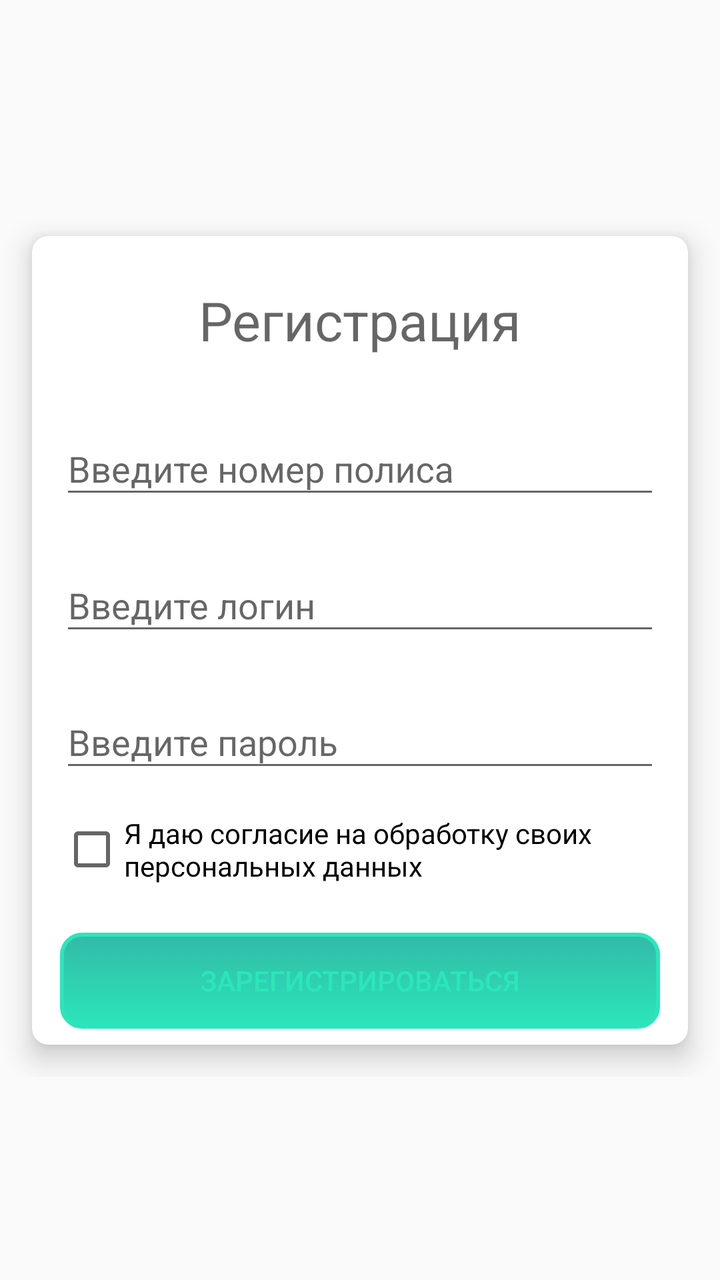
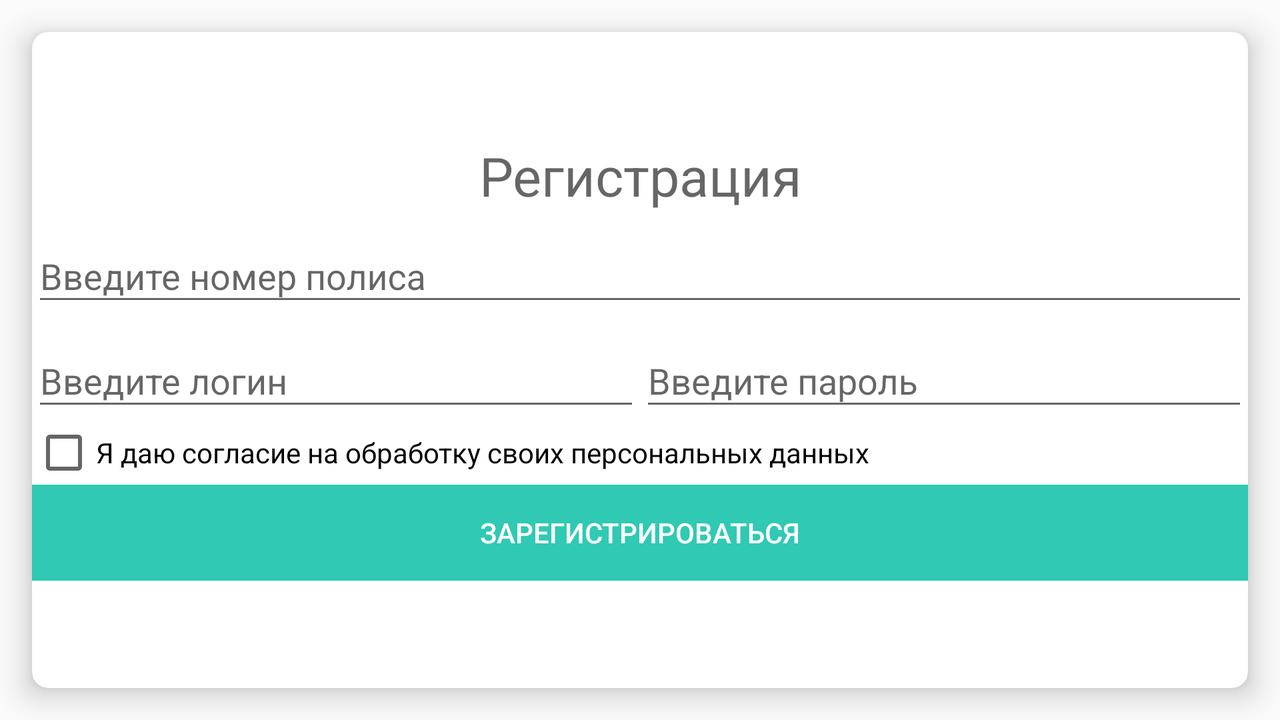

First picture: res/layout/ on a phone held upright. Second picture: the repository's own variant of that layout, on a device whose configuration matches the variant's folder. Source for both follows.
<!-- AndroidManifest.xml: application theme AppTheme -->
<!-- res/layout/activity_user_registration.xml -->
<?xml version="1.0" encoding="utf-8"?>
<android.support.constraint.ConstraintLayout xmlns:android="http://schemas.android.com/apk/res/android"
    xmlns:app="http://schemas.android.com/apk/res-auto"
    xmlns:tools="http://schemas.android.com/tools"
    android:layout_width="match_parent"
    android:layout_height="match_parent"
    tools:context=".user_registration">

    <ScrollView
        android:layout_width="fill_parent"
        android:layout_height="wrap_content"
        app:layout_constraintBottom_toBottomOf="parent"
        app:layout_constraintTop_toTopOf="parent">

        <android.support.v7.widget.CardView
            android:layout_width="match_parent"
            android:layout_height="wrap_content"
            android:layout_gravity="center"
            android:layout_margin="16dp"
            app:cardCornerRadius="8dp"
            app:cardElevation="8dp">

            <android.support.constraint.ConstraintLayout
                android:layout_width="match_parent"
                android:layout_height="match_parent">

                <TextView
                    android:id="@+id/textView"
                    android:layout_width="wrap_content"
                    android:layout_height="wrap_content"
                    android:layout_marginEnd="8dp"
                    android:layout_marginStart="8dp"
                    android:layout_marginTop="24dp"
                    android:text="Регистрация"
                    android:textAppearance="@style/TextAppearance.AppCompat.Display1"
                    android:textSize="27sp"
                    app:layout_constraintEnd_toEndOf="parent"
                    app:layout_constraintStart_toStartOf="parent"
                    app:layout_constraintTop_toTopOf="parent" />

                <android.support.design.widget.TextInputLayout
                    android:id="@+id/textInputLayout3"
                    android:layout_width="wrap_content"
                    android:layout_height="wrap_content"
                    android:layout_marginEnd="8dp"
                    android:layout_marginStart="8dp"
                    android:layout_marginTop="24dp"
                    app:layout_constraintEnd_toEndOf="parent"
                    app:layout_constraintStart_toStartOf="parent"
                    app:layout_constraintTop_toBottomOf="@+id/textView">

                    <EditText
                        android:id="@+id/reg_PolicyNumber"
                        android:layout_width="300dp"
                        android:layout_height="wrap_content"
                        android:hint="Введите номер полиса"
                        android:inputType="number"
                        android:maxLength="16"></EditText>

                </android.support.design.widget.TextInputLayout>

                <android.support.design.widget.TextInputLayout
                    android:id="@+id/textInputLayout12"
                    android:layout_width="wrap_content"
                    android:layout_height="wrap_content"
                    android:layout_marginEnd="8dp"
                    android:layout_marginStart="8dp"
                    android:layout_marginTop="16dp"
                    app:layout_constraintEnd_toEndOf="parent"
                    app:layout_constraintStart_toStartOf="parent"
                    app:layout_constraintTop_toBottomOf="@+id/textInputLayout3">

                    <EditText
                        android:id="@+id/reg_Login"
                        android:layout_width="300dp"
                        android:layout_height="wrap_content"
                        android:hint="Введите логин"
                        android:inputType="textPersonName"
                        android:maxLength="30"></EditText>

                </android.support.design.widget.TextInputLayout>

                <android.support.design.widget.TextInputLayout
                    android:id="@+id/textInputLayout13"
                    android:layout_width="wrap_content"
                    android:layout_height="wrap_content"
                    android:layout_marginEnd="8dp"
                    android:layout_marginStart="8dp"
                    android:layout_marginTop="16dp"
                    app:layout_constraintEnd_toEndOf="parent"
                    app:layout_constraintStart_toStartOf="parent"
                    app:layout_constraintTop_toBottomOf="@+id/textInputLayout12">

                    <EditText
                        android:id="@+id/reg_Password"
                        android:layout_width="300dp"
                        android:layout_height="wrap_content"
                        android:hint="Введите пароль"
                        android:inputType="textVisiblePassword"
                        android:maxLength="30"></EditText>

                </android.support.design.widget.TextInputLayout>

                <CheckBox
                    android:id="@+id/PersonalDataBOX"
                    android:layout_width="300dp"
                    android:layout_height="wrap_content"
                    android:layout_marginEnd="8dp"
                    android:layout_marginStart="8dp"
                    android:layout_marginTop="16dp"
                    android:text="Я даю согласие на обработку своих персональных данных"
                    app:layout_constraintEnd_toEndOf="parent"
                    app:layout_constraintStart_toStartOf="parent"
                    app:layout_constraintTop_toBottomOf="@+id/textInputLayout13" />

                <Button
                    android:id="@+id/PushRegister"
                    style="@style/Widget.AppCompat.Button.Borderless.Colored"
                    android:layout_width="300dp"
                    android:layout_height="wrap_content"
                    android:layout_marginBottom="8dp"
                    android:layout_marginEnd="8dp"
                    android:layout_marginStart="8dp"
                    android:layout_marginTop="24dp"
                    android:background="@drawable/border"
                    android:onClick="onClickRegisterButton"
                    android:text="Зарегистрироваться"
                    app:layout_constraintBottom_toBottomOf="parent"
                    app:layout_constraintEnd_toEndOf="parent"
                    app:layout_constraintStart_toStartOf="parent"
                    app:layout_constraintTop_toBottomOf="@+id/PersonalDataBOX"></Button>


            </android.support.constraint.ConstraintLayout>
        </android.support.v7.widget.CardView>
    </ScrollView>
</android.support.constraint.ConstraintLayout>
<!-- resources referenced by this layout -->
<resources>
  <!-- drawable border (drawable-xxhdpi) -->
  <?xml version="1.0" encoding="utf-8"?>
  <selector xmlns:android="http://schemas.android.com/apk/res/android">
      <item>
          <shape>
              <gradient
                  android:endColor="@color/colorAccent"
                  android:startColor="@color/colorPrimaryDark"
                  android:angle="270" />
              <stroke
                  android:width="2dp"
                  android:color="@color/colorAccent" />
              <corners
                  android:radius="10dp" />
          </shape>
      </item>
  </selector>
  <style name="AppTheme" parent="Theme.AppCompat.Light.DarkActionBar">
          
          <item name="colorPrimary">@color/colorPrimary</item>
          <item name="colorPrimaryDark">@color/colorPrimaryDark</item>
          <item name="colorAccent">@color/colorAccent</item>
      </style>
  <color name="colorAccent">#2be6ba</color>
  <color name="colorPrimaryDark">#32baa8</color>
  <color name="colorPrimary">#30c9b4</color>
</resources>
<!-- res/layout-land/activity_user_registration.xml (the repository's variant of the layout above) -->
<!-- drawn on the phone turned sideways -->
<?xml version="1.0" encoding="utf-8"?>
<android.support.constraint.ConstraintLayout xmlns:android="http://schemas.android.com/apk/res/android"
    xmlns:app="http://schemas.android.com/apk/res-auto"
    xmlns:tools="http://schemas.android.com/tools"
    android:layout_width="match_parent"
    android:layout_height="match_parent"
    tools:context=".user_registration">

        <android.support.v7.widget.CardView
            android:layout_width="match_parent"
            android:layout_height="match_parent"
            android:layout_margin="16dp"
            app:cardCornerRadius="8dp"
            app:cardElevation="8dp">
            <TableLayout
                android:gravity="center"
                android:layout_gravity="center"
                android:layout_width="match_parent"
                android:stretchColumns="*"
                android:layout_height="match_parent">
                <TableRow>
                    <TextView
                        android:id="@+id/textView"
                        android:layout_width="match_parent"
                        android:layout_height="wrap_content"
                        android:text="Регистрация"
                        android:gravity="center"
                        android:layout_span="2"
                        android:textAppearance="@style/TextAppearance.AppCompat.Display1"
                        android:textSize="27sp" />
                </TableRow>
                <TableRow>
                    <android.support.design.widget.TextInputLayout
                        android:id="@+id/textInputLayout3"
                        android:layout_width="match_parent"
                        android:layout_span="2"
                        android:layout_height="wrap_content"
                        app:layout_constraintTop_toBottomOf="@+id/textView">

                        <EditText
                            android:id="@+id/reg_PolicyNumber"
                            android:layout_width="match_parent"
                            android:layout_height="wrap_content"
                            android:hint="Введите номер полиса"
                            android:inputType="number"
                            android:maxLength="16"></EditText>

                    </android.support.design.widget.TextInputLayout>
                </TableRow>
                <TableRow>
                    <android.support.design.widget.TextInputLayout
                        android:id="@+id/textInputLayout12"
                        android:layout_width="match_parent"
                        android:layout_height="wrap_content">
                        <EditText
                            android:id="@+id/reg_Login"
                            android:layout_width="match_parent"
                            android:layout_height="wrap_content"
                            android:hint="Введите логин"
                            android:inputType="textPersonName"
                            android:maxLength="30"></EditText>

                    </android.support.design.widget.TextInputLayout>
                    <android.support.design.widget.TextInputLayout
                        android:id="@+id/textInputLayout12x"
                        android:layout_width="match_parent"
                        android:layout_height="wrap_content">
                        <EditText
                            android:id="@+id/reg_Password"
                            android:layout_width="match_parent"
                            android:layout_height="wrap_content"
                            android:hint="Введите пароль"
                            android:inputType="textVisiblePassword"
                            android:maxLength="30"></EditText>
                    </android.support.design.widget.TextInputLayout>
                </TableRow>
                <TableRow>
                    <CheckBox
                        android:id="@+id/PersonalDataBOX"
                        android:layout_span="2"
                        android:layout_width="match_parent"
                        android:layout_height="wrap_content"
                        android:text="Я даю согласие на обработку своих персональных данных" />
                </TableRow>
                <TableRow>
                    <Button
                        android:id="@+id/PushRegister"
                        style="@style/Widget.AppCompat.Button.Colored"
                        android:layout_width="match_parent"
                        android:layout_height="wrap_content"
                        android:layout_span="2"
                        android:background="?attr/colorPrimary"
                        android:onClick="onClickRegisterButton"
                        android:text="Зарегистрироваться"></Button>
                </TableRow>
            </TableLayout>
        </android.support.v7.widget.CardView>
</android.support.constraint.ConstraintLayout>
<!-- resources referenced by the variant -->
<!-- as the phone turned sideways resolves them -->
<resources>
  <style name="AppTheme" parent="Theme.AppCompat.Light.DarkActionBar">
          
          <item name="colorPrimary">@color/colorPrimary</item>
          <item name="colorPrimaryDark">@color/colorPrimaryDark</item>
          <item name="colorAccent">@color/colorAccent</item>
      </style>
  <color name="colorPrimary">#30c9b4</color>
  <color name="colorPrimaryDark">#32baa8</color>
  <color name="colorAccent">#2be6ba</color>
</resources>
